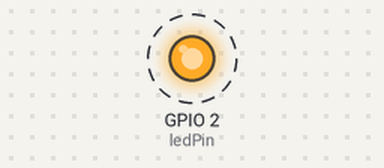
Bench run of a sketch on a simulated ESP32. Shown: output pins drawn as LEDs (lit = HIGH). Dashed ring = blinking. What the sketch prints to the serial monitor is not drawn.

Above: at 0.5 s.
Timing chart, 0 to 4.6 s (numbered marks = the images above):
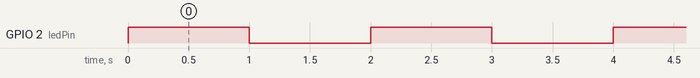

The sketch:

esp32_led_blink.ino
```cpp
int ledPin = 2;   // try GPIO 2 first

void setup() {
  Serial.begin(115200);
  pinMode(ledPin, OUTPUT);
}

void loop() {
  Serial.println("LED ON");
  digitalWrite(ledPin, HIGH);   // turn LED ON
  delay(1000);                  // wait 1 second

  Serial.println("LED OFF");
  digitalWrite(ledPin, LOW);    // turn LED OFF
  delay(1000);                  // wait 1 second
}
```

Measured:
- by itself, GPIO 2 (ledPin): alternates HIGH for 1.0 s and LOW for 1.0 s
